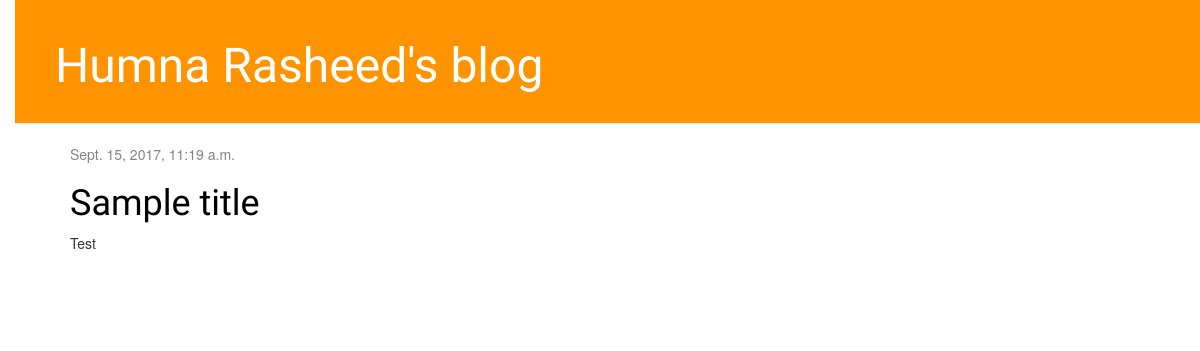
The app's page /, older data.
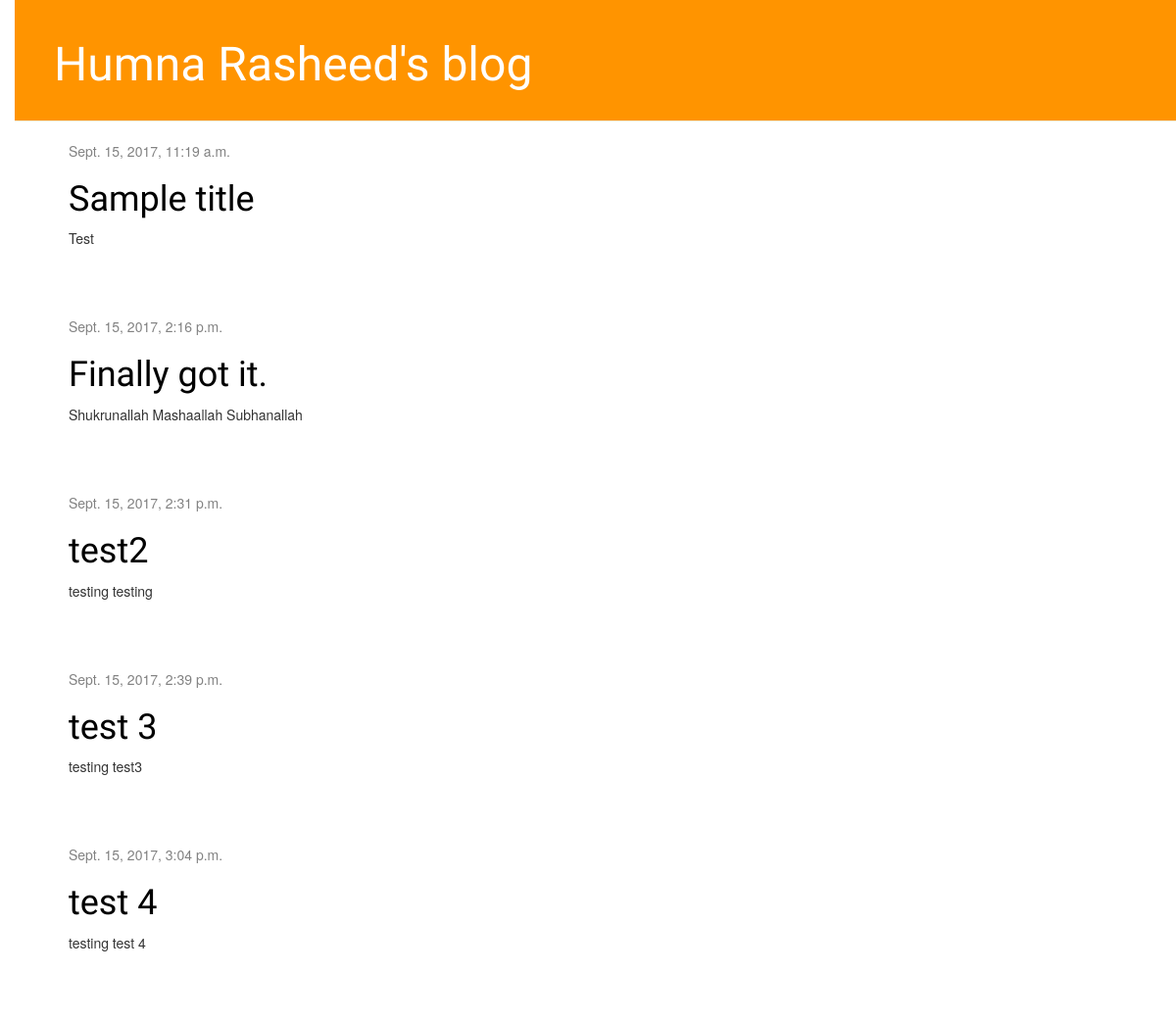
The same page, newer data.
### blog/models.py (models this page shows, shortened)
class Post(models.Model):
    author = models.ForeignKey('auth.User')
    title = models.CharField(max_length=200)
    text = models.TextField()
    created_date = models.DateTimeField(
            default=timezone.now)
    published_date = models.DateTimeField(
            blank=True, null=True)

### blog/views.py (the view)
# urls.py: url(r'^$', views.post_list, name='post_list'),
def post_list(request):
    posts = Post.objects.filter(published_date__lte=timezone.now()).order_by('published_date')
    return render(request, 'blog/post_list.html', {'posts': posts})

### blog/templates/blog/post_list.html
{% extends 'blog/base.html' %}
{% block content %}
    {% for post in posts %}
        <div class="post">
            <div class="date">
                {{ post.published_date }}
            </div>
            <h1><a href="{% url 'post_detail' pk=post.pk %}">{{ post.title }}</a></h1>
            <p>{{ post.text|linebreaksbr }}</p>
        </div>
    {% endfor %}
{% endblock %}

Row changes from the older to the newer data that the page shows:
added Post: published_date "Sept. 15, 2017, 2:16 p.m.", title "Finally got it.", text "Shukrunallah Mashaallah Subhanallah"
added Post: published_date "Sept. 15, 2017, 2:31 p.m.", title "test2", text "testing testing"
added Post: published_date "Sept. 15, 2017, 2:39 p.m.", title "test 3", text "testing test3"
added Post: published_date "Sept. 15, 2017, 3:04 p.m.", title "test 4", text "testing test 4"
